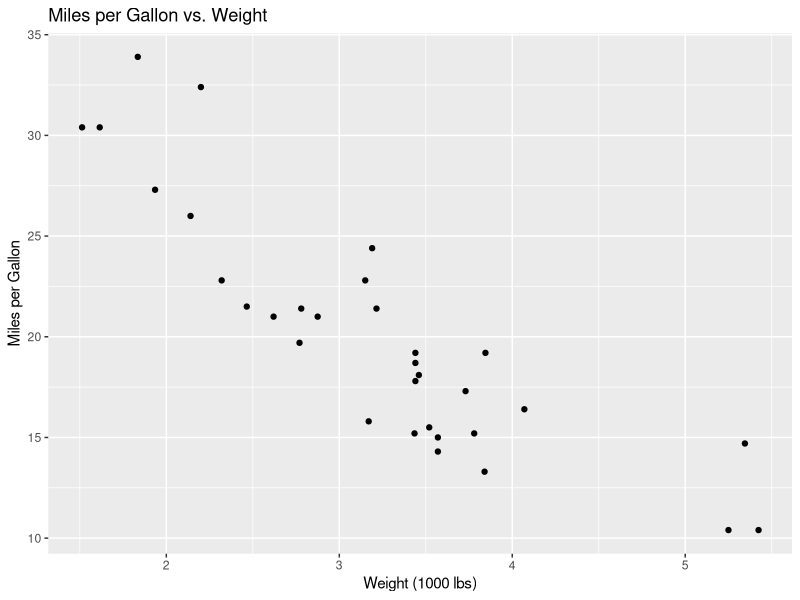

Write R code to recreate this figure.
## ---- chunk 1
#| include: false

# Add librires required here
# -------------------------------------------------------------------------
if (!requireNamespace("ggplot2", quietly = TRUE)) {
  install.packages("ggplot2")
}
library(ggplot2)

# Define any functions here
# -------------------------------------------------------------------------


## ---- chunk 2
# Add your chart here
#-------------------------------------------------------

# Load the mtcars dataset
data(mtcars)

# Create a basic ggplot chart with mtcars data
basic_ggplot <- ggplot(mtcars, aes(x = wt, y = mpg)) +
  geom_point() + # Add points to the plot
  labs(title = "Miles per Gallon vs. Weight",
       x = "Weight (1000 lbs)",
       y = "Miles per Gallon") # Add labels to the plot

# Display the chart
print(basic_ggplot)
## ---- chunk 3
# Add your table here
#-------------------------------------------------------

# Load the mtcars dataset
data(mtcars)

# Display the first 6 rows of the dataset as a table
mtcars_table <- head(mtcars, 10)

# Print the table
print(mtcars_table)
